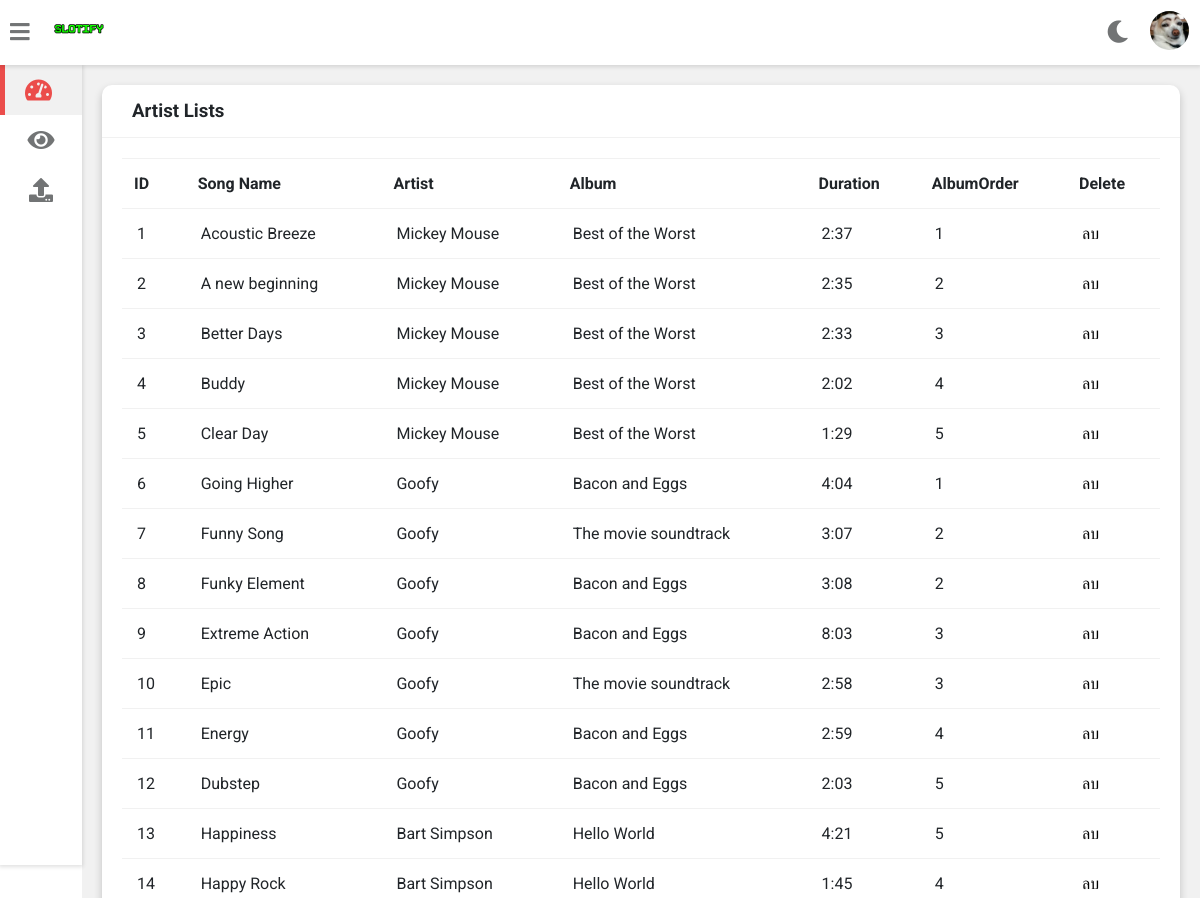
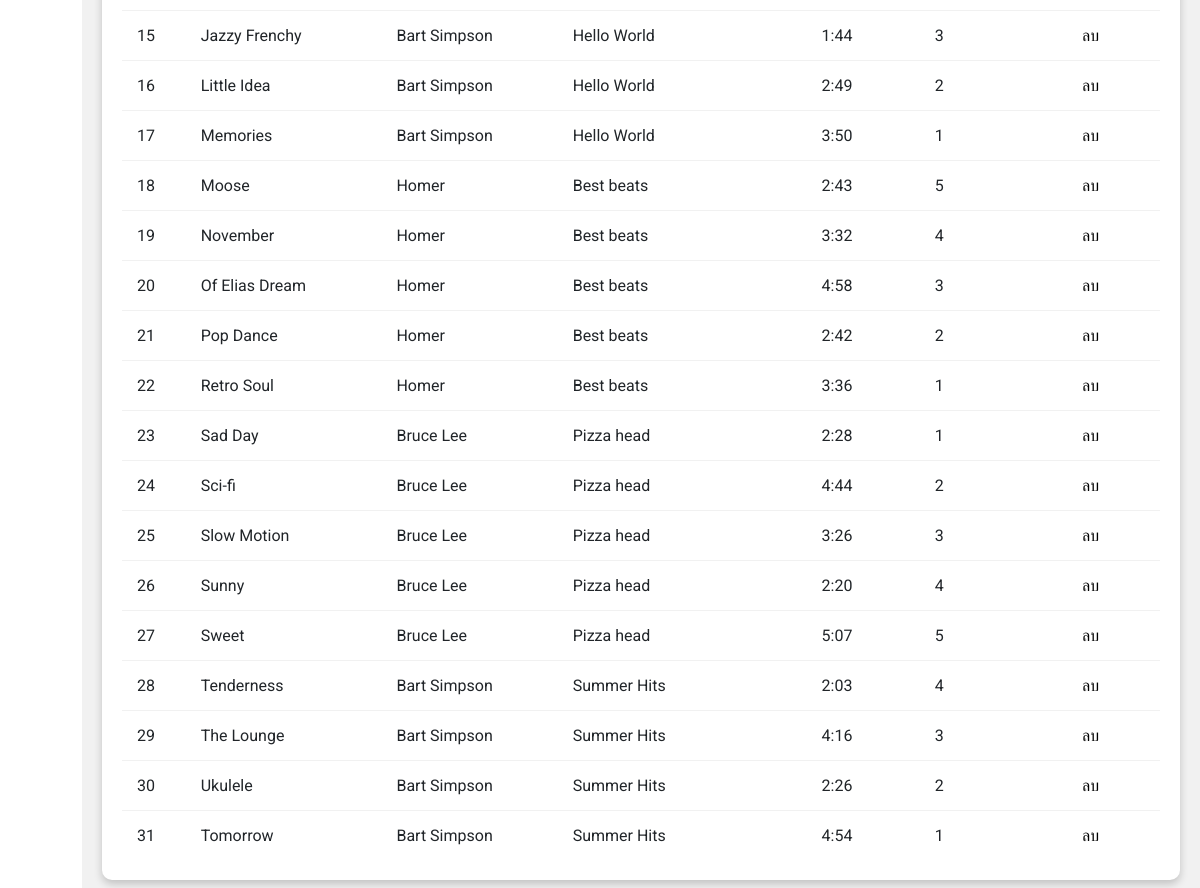
/staff/view/songs.php, run on the app's committed database (2 pictures, top to bottom).
### tables this page shows
CREATE TABLE IF NOT EXISTS `songs` (
`id` int(11) NOT NULL,
  `title` varchar(250) NOT NULL,
  `artist` int(11) NOT NULL,
  `album` int(11) NOT NULL,
  `genre` int(11) NOT NULL,
  `duration` varchar(8) NOT NULL,
  `path` varchar(500) NOT NULL,
  `albumOrder` int(11) NOT NULL,
  `plays` int(11) NOT NULL
);

CREATE TABLE IF NOT EXISTS `artists` (
`id` int(11) NOT NULL,
  `name` varchar(50) NOT NULL
);

CREATE TABLE IF NOT EXISTS `albums` (
`id` int(11) NOT NULL,
  `title` varchar(250) NOT NULL,
  `artist` int(11) NOT NULL,
  `genre` int(11) NOT NULL,
  `artworkPath` varchar(500) NOT NULL
);

### staff/process.php (called while the page is built, shortened)
<?php
$servername = "localhost";
$username = "root";
$password = "";
$dbname = "slotify";
$conn = new mysqli($servername, $username, $password, $dbname);
$sql_14 = "SELECT songs.id,
songs.artist,
songs.title,
songs.duration,
songs.albumOrder,
artists.id AS artist_id,
artists.name,
albums.id AS album_id,
albums.title AS album_name
FROM songs
INNER JOIN artists ON songs.artist = artists.id
INNER JOIN albums ON songs.album = albums.id;";
$result14 = $conn->query($sql_14);
?>

### staff/view/songs.php (the view, shortened to what this page needs)
<?php
include("../process.php");
?>
<!DOCTYPE html>
<html>
<head>
<link rel="stylesheet" type="text/css" href="../fontawesome-free/css/all.min.css">
<link rel="stylesheet" type="text/css" href="../style/style.css">
</head>
<body>
    <body class="overlay-scrollbar">
<div class="navbar">
            <ul class="navbar-nav">
                <li class="nav-item">
                    <a class="nav-link">
                        <i class="fas fa-bars" onclick="collapseSidebar()"></i>
                    </a>
                </li>
                <li class="nav-item">
                <a href="../../index.php">
                    <img src="../assets/logo.png" alt="slotify logo" class="logo logo-light">
                </a>
                </li>
            </ul>
            <ul class="navbar-nav nav-right">
                <li class="nav-item mode">
                    <a class="nav-link" href="#" onclick="switchTheme()">
                        <i class="fas fa-moon dark-icon"></i>
                    </a>
                </li>
                <li class="nav-item avt-wrapper">
                    <div class="avt dropdown">
                        <img src="../assets/001.jpg" alt="User image" class="dropdown-toggle" data-toggle="user-menu">
                    </div>
                </li>
            </ul>
        </div>
<div class="sidebar">
            <ul class="sidebar-nav">
                <li class="sidebar-nav-item">
                    <a href="../home.php" class="sidebar-nav-link active">
                        <div>
                            <i class="fas fa-tachometer-alt"></i>
                        </div>
                    </a>
                </li>
                <li  class="sidebar-nav-item">
                    <a href="../view.php" class="sidebar-nav-link">
                        <div>
                            <i class="fas fa-eye"></i>
                        </div>
                    </a>
                </li>
                <li  class="sidebar-nav-item">
                    <a href="../upload.php" class="sidebar-nav-link">
                        <div>
                        <i class="fas fa-upload"></i>
                        </div>
                    </a>
                </li>
            </ul>
        </div>
        <div class="wrapper">
            <div class="row">
                <div class="col-12 col-m-12 col-sm-12">
                    <div class="card">
                        <div class="card-header">
                            <h3>
                                Artist Lists
                            </h3>
                        </div>
                        <div class="card-content">
                            <table>
                                <thead>
                                    <tr>
                                        <th>ID</th>
                                        <th>Song Name</th>
                                        <th>Artist</th>
                                        <th>Album</th>
                                        <th>Duration</th>
                                        <th>AlbumOrder</th>
                                        <th>Delete</th>
                                    </tr>
                                </thead>
                                <tbody>
                                    <?php
                                    if ($result14->num_rows > 0) {
                                        while($row = $result14->fetch_assoc()) {
                                    ?>
                                    <tr>
                                        <td><?php echo $row["id"]; ?></td>
                                        <td><?php echo $row["title"]; ?></td>
                                        <td><?php echo $row["name"]; ?></td>
                                        <td><?php echo $row["album_name"]; ?></td>
                                        <td>
                                            <span>
                                                <?php echo $row["duration"]; ?>
                                            </span>
                                        </td>
                                        <td><?php echo $row["albumOrder"]; ?></td>
                                        <td><a href="../process.php?song_id=<?php echo $row["id"]; ?>" style="color: #000;">ลบ</a></td>
                                    </tr>
                                    <?php
                                      }
                                    }
                                    ?>
                                </tbody>
                            </table>
                        </div>
                    </div>
                </div>
            </div>
        </div>
    </body>
</body>
</html>

### staff/style/style.css (style rules this page uses)
:root { --primary-color: #4834d4; --success-color: #6ab04c; --warning-color: #f0932b; --danger-color: #eb4d4b; --light-color: #212529; --light-second-color: #727475; --light-background: #ffffff; --light-second-background: #f1f1f1; --dark-color: #909090; --dark-second-color: #f5f6fa; --dark-background: #23242D; --dark-second-background: #181818; }
.light { --main-bg-color: var(--light-background); --second-bg-color: var(--light-second-background); --main-color: var(--light-color); --second-color: var(--light-second-color); }
* { box-sizing: border-box; }
body { font-family: 'Roboto', sans-serif; background: var(--main-bg-color); color: var(--main-color); margin: 0; }
.navbar { display: flex; flex-direction: row; background: var(--main-bg-color); color: var(--main-color); position: fixed; top: 0; right: 0; left: 0; z-index: 101; box-shadow: rgba(0,0,0,0.12) 0px 1px 4px 1px; }
.navbar-nav { list-style: none; display: flex; flex-direction: row; padding-left: 0; margin-bottom: 0; margin-top: 0; }
.nav-link { float: left; text-align: center; padding: 21px 10px; text-decoration: none; font-size: 17px; color: var(--second-color); position: relative; }
.navbar-nav i { font-size: 1.4rem; }
.nav-right { margin-left: auto; }
.logo { height: 60px; padding: 10px; }
.avt img { width: 39px; height: 39px; border-radius: 50%; }
.avt { padding: 11px }
.dropdown { position: relative; }
.wrapper { padding: 10px; margin-left: 82px; padding-top: 75px; background: var(--second-bg-color); transition: margin-left .5s; }
.sidebar { width: 82px; height: 100vh; position: fixed; margin-top: 65px; background: var(--main-bg-color); box-shadow: rgba(0,0,0,0.12) 0px 1px 4px 1px; overflow: hidden; z-index: 100; transition: width .5s; }
.sidebar-nav { list-style: none; padding: 0; margin: 0; display: flex; flex-direction: column; align-items: center; height: 100vh; }
.sidebar-nav-item { width: 100%; }
.sidebar-nav-link { display: flex; align-items: center; color: var(--main-color); text-decoration: none; }
.sidebar-nav-link i { font-size: 1.5rem; color: var(--second-color); position: absolute; left: 50%; top: 50%; transform: translate(-50%, -50%); }
.sidebar-nav-link div { min-width: 82px; height: 50px; position: relative; }
.sidebar-nav-link.active { background: var(--second-bg-color); color: var(--danger-color); }
.sidebar-nav-link.active div { border-left: 5px solid var(--danger-color); }
.sidebar-nav-link.active i { color: var(--danger-color); margin-left: -5px; }
.row { display: flex; flex-wrap: wrap; flex-direction: row; }
.row:after, .row:before { box-sizing: border-box; }
[class*="col-"] { padding: 10px; }
@media only screen and (min-width: 600px) { .col-sm-12 { width: 100%; } }
@media only screen and (min-width: 768px) { .col-m-12 { width: 100%; } }
@media only screen and (min-width: 992px) { .col-12 { width: 100%; } }
.card { background: var(--main-bg-color); color: var(--main-color); border-radius: 10px; margin-bottom: 10px; box-shadow: 0 4px 8px 0 rgba(0,0,0,0.2); }
.card-header { padding: 15px 30px; border-bottom: 1px solid var(--second-bg-color); position: relative; }
.card-header h3 { margin: 0; }
.card-content { padding: 20px; overflow-x: auto; }
table { border-collapse: collapse; width: 100%; }
table td { border-top: 1px solid var(--second-bg-color); padding: 15px; }
table th { border-top: 1px solid var(--second-bg-color); border-bottom: 1px solid var(--second-bg-color); padding: 15px 12px; text-align: left; }
.wrapper .row a { text-decoration: none; color: #fff; }

### data on the page
songs: id "1", title "Acoustic Breeze", artists.name "Mickey Mouse", albums.title "Best of the Worst", duration "2:37", albumOrder "1"
songs: id "2", title "A new beginning", artists.name "Mickey Mouse", albums.title "Best of the Worst", duration "2:35", albumOrder "2"
songs: id "3", title "Better Days", artists.name "Mickey Mouse", albums.title "Best of the Worst", duration "2:33", albumOrder "3"
songs: id "4", title "Buddy", artists.name "Mickey Mouse", albums.title "Best of the Worst", duration "2:02", albumOrder "4"
songs: id "5", title "Clear Day", artists.name "Mickey Mouse", albums.title "Best of the Worst", duration "1:29", albumOrder "5"
songs: id "6", title "Going Higher", artists.name "Goofy", albums.title "Bacon and Eggs", duration "4:04", albumOrder "1"
songs: id "7", title "Funny Song", artists.name "Goofy", albums.title "The movie soundtrack", duration "3:07", albumOrder "2"
songs: id "8", title "Funky Element", artists.name "Goofy", albums.title "Bacon and Eggs", duration "3:08", albumOrder "2"
songs: id "9", title "Extreme Action", artists.name "Goofy", albums.title "Bacon and Eggs", duration "8:03", albumOrder "3"
songs: id "10", title "Epic", artists.name "Goofy", albums.title "The movie soundtrack", duration "2:58", albumOrder "3"
songs: id "11", title "Energy", artists.name "Goofy", albums.title "Bacon and Eggs", duration "2:59", albumOrder "4"
songs: id "12", title "Dubstep", artists.name "Goofy", albums.title "Bacon and Eggs", duration "2:03", albumOrder "5"
songs: id "13", title "Happiness", artists.name "Bart Simpson", albums.title "Hello World", duration "4:21", albumOrder "5"
songs: id "14", title "Happy Rock", artists.name "Bart Simpson", albums.title "Hello World", duration "1:45", albumOrder "4"
songs: id "15", title "Jazzy Frenchy", artists.name "Bart Simpson", albums.title "Hello World", duration "1:44", albumOrder "3"
songs: id "16", title "Little Idea", artists.name "Bart Simpson", albums.title "Hello World", duration "2:49", albumOrder "2"
songs: id "17", title "Memories", artists.name "Bart Simpson", albums.title "Hello World", duration "3:50", albumOrder "1"
songs: id "18", title "Moose", artists.name "Homer", albums.title "Best beats", duration "2:43", albumOrder "5"
songs: id "19", title "November", artists.name "Homer", albums.title "Best beats", duration "3:32", albumOrder "4"
songs: id "20", title "Of Elias Dream", artists.name "Homer", albums.title "Best beats", duration "4:58", albumOrder "3"
songs: id "21", title "Pop Dance", artists.name "Homer", albums.title "Best beats", duration "2:42", albumOrder "2"
songs: id "22", title "Retro Soul", artists.name "Homer", albums.title "Best beats", duration "3:36", albumOrder "1"
songs: id "23", title "Sad Day", artists.name "Bruce Lee", albums.title "Pizza head", duration "2:28", albumOrder "1"
songs: id "24", title "Sci-fi", artists.name "Bruce Lee", albums.title "Pizza head", duration "4:44", albumOrder "2"
songs: id "25", title "Slow Motion", artists.name "Bruce Lee", albums.title "Pizza head", duration "3:26", albumOrder "3"
songs: id "26", title "Sunny", artists.name "Bruce Lee", albums.title "Pizza head", duration "2:20", albumOrder "4"
songs: id "27", title "Sweet", artists.name "Bruce Lee", albums.title "Pizza head", duration "5:07", albumOrder "5"
songs: id "28", title "Tenderness", artists.name "Bart Simpson", albums.title "Summer Hits", duration "2:03", albumOrder "4"
songs: id "29", title "The Lounge", artists.name "Bart Simpson", albums.title "Summer Hits", duration "4:16", albumOrder "3"
songs: id "30", title "Ukulele", artists.name "Bart Simpson", albums.title "Summer Hits", duration "2:26", albumOrder "2"
songs: id "31", title "Tomorrow", artists.name "Bart Simpson", albums.title "Summer Hits", duration "4:54", albumOrder "1"
